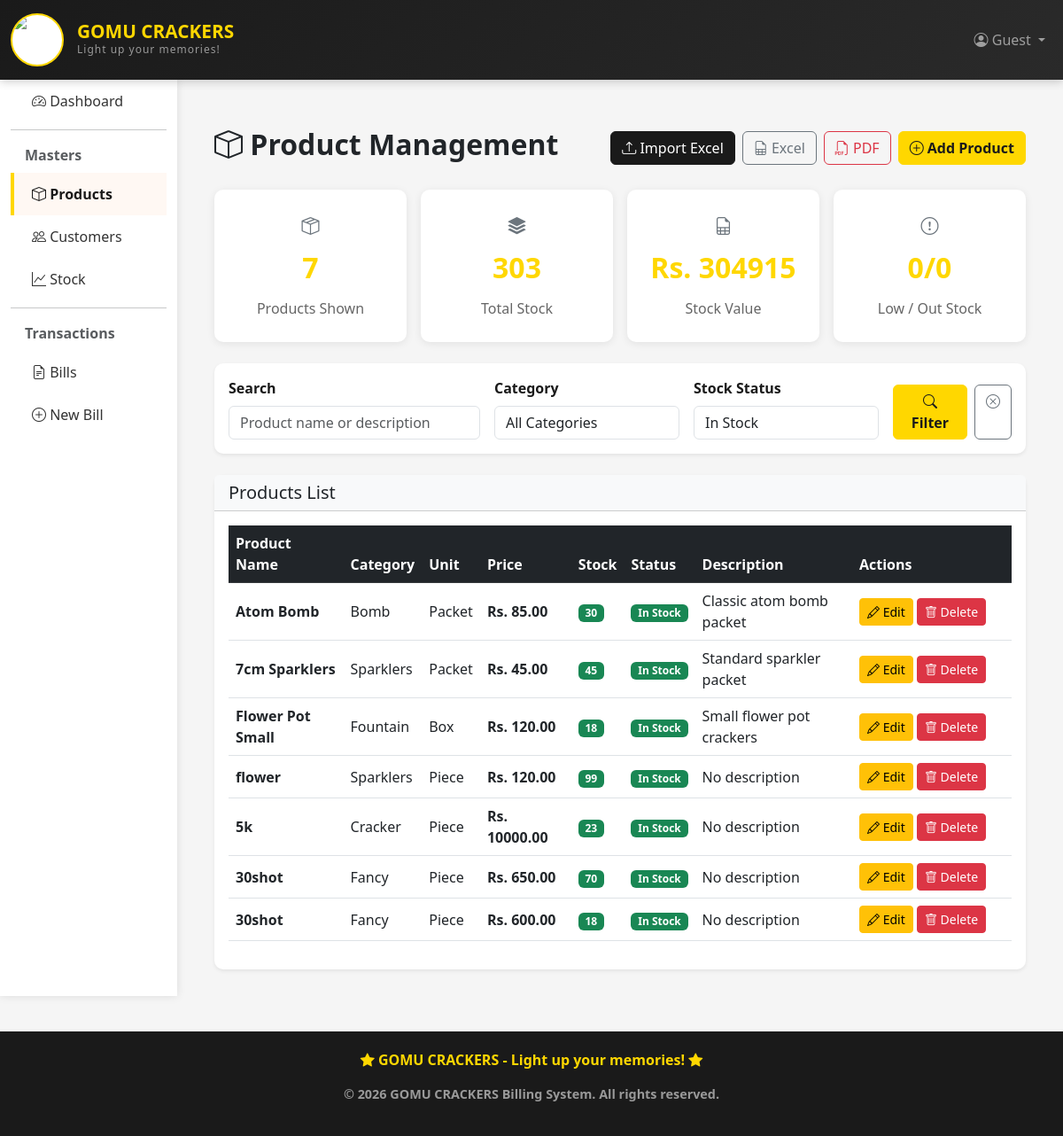
The page /billing/products/?stock=in_stock on the database its author committed.
### billing_app/models.py (models this page shows, shortened)
class Product(models.Model):
    CATEGORY_CHOICES = [
        ('cracker', 'Cracker'),
        ('sparklers', 'Sparklers'),
        ('fancy', 'Fancy'),
        ('bomb', 'Bomb'),
        ('fountain', 'Fountain'),
        ('other', 'Other'),
    ]
    UNIT_CHOICES = [
        ('packet', 'Packet'),
        ('piece', 'Piece'),
        ('box', 'Box'),
        ('case', 'Case'),
    ]
    name = models.CharField(max_length=100)
    category = models.CharField(max_length=20, choices=CATEGORY_CHOICES, default='other')
    unit = models.CharField(max_length=20, choices=UNIT_CHOICES, default='piece', help_text='Unit of measurement')
    price = models.DecimalField(max_digits=10, decimal_places=2)
    quantity = models.IntegerField(default=0)  # Current stock
    description = models.TextField(blank=True, null=True)
    created_at = models.DateTimeField(auto_now_add=True)
    updated_at = models.DateTimeField(auto_now=True)
    class Meta:
        ordering = ['-created_at']

### billing_app/views.py (the view)
# urls.py: path('products/', views.product_list, name='product_list'),
def product_list(request):
    products = Product.objects.all()
    search_query = request.GET.get('q', '').strip()
    category_filter = request.GET.get('category', '').strip()
    stock_filter = request.GET.get('stock', '').strip()
    if search_query:
        products = products.filter(
            models.Q(name__icontains=search_query) |
            models.Q(description__icontains=search_query)
        )
    if category_filter:
        products = products.filter(category=category_filter)
    if stock_filter == 'in_stock':
        products = products.filter(quantity__gt=10)
    elif stock_filter == 'low_stock':
        products = products.filter(quantity__gt=0, quantity__lte=10)
    elif stock_filter == 'out_of_stock':
        products = products.filter(quantity__lte=0)
    elif stock_filter == 'attention':
        products = products.filter(quantity__lte=10)
    product_count = products.count()
    total_quantity = products.aggregate(total=models.Sum('quantity'))['total'] or 0
    stock_value = sum(product.price * product.quantity for product in products)
    low_stock_count = products.filter(quantity__gt=0, quantity__lte=10).count()
    out_of_stock_count = products.filter(quantity__lte=0).count()
    context = {
        'products': products,
        'category_choices': Product.CATEGORY_CHOICES,
        'search_query': search_query,
        'category_filter': category_filter,
        'stock_filter': stock_filter,
        'product_count': product_count,
        'total_quantity': total_quantity,
        'stock_value': stock_value,
        'low_stock_count': low_stock_count,
        'out_of_stock_count': out_of_stock_count,
    }
    return render(request, 'billing/product_list.html', context)

### billing_app/templates/billing/product_list.html (shortened to what this page needs)
{% extends 'billing/base.html' %}
{% block content %}
<div class="container mt-4">
    <div class="d-flex justify-content-between align-items-center gap-3 mb-4 flex-wrap">
        <h2 class="fw-bold">
            <i class="bi bi-box"></i> Product Management
        </h2>
        <div class="d-flex gap-2 flex-wrap">
            <a href="{% url 'product_import' %}" class="btn btn-secondary">
                <i class="bi bi-upload"></i> Import Excel
            </a>
            <a href="{% url 'product_export_excel' %}" class="btn btn-outline-secondary">
                <i class="bi bi-file-earmark-spreadsheet"></i> Excel
            </a>
            <a href="{% url 'product_export_pdf' %}" class="btn btn-outline-danger">
                <i class="bi bi-filetype-pdf"></i> PDF
            </a>
            <a href="{% url 'product_create' %}" class="btn btn-primary">
                <i class="bi bi-plus-circle"></i> Add Product
            </a>
        </div>
    </div>
    <div class="row g-3 mb-4">
        <div class="col-md-3">
            <a href="{% url 'product_list' %}" class="stat-card action-stat-card">
                <div class="stat-icon"><i class="bi bi-box-seam"></i></div>
                <div class="stat-value">{{ product_count }}</div>
                <div class="stat-label">Products Shown</div>
            </a>
        </div>
        <div class="col-md-3">
            <a href="{% url 'product_list' %}?stock=in_stock" class="stat-card action-stat-card">
                <div class="stat-icon"><i class="bi bi-stack"></i></div>
                <div class="stat-value">{{ total_quantity }}</div>
                <div class="stat-label">Total Stock</div>
            </a>
        </div>
        <div class="col-md-3">
            <a href="{% url 'product_export_excel' %}" class="stat-card action-stat-card">
                <div class="stat-icon"><i class="bi bi-file-earmark-spreadsheet"></i></div>
                <div class="stat-value">Rs. {{ stock_value|floatformat:0 }}</div>
                <div class="stat-label">Stock Value</div>
            </a>
        </div>
        <div class="col-md-3">
            <a href="{% url 'product_list' %}?stock=attention" class="stat-card action-stat-card">
                <div class="stat-icon"><i class="bi bi-exclamation-circle"></i></div>
                <div class="stat-value">{{ low_stock_count }}/{{ out_of_stock_count }}</div>
                <div class="stat-label">Low / Out Stock</div>
            </a>
        </div>
    </div>
    <div class="card shadow-sm border-0 mb-4">
        <div class="card-body">
            <form method="get" class="row g-3 align-items-end">
                <div class="col-md-4">
                    <label for="productSearch" class="form-label">Search</label>
                    <input type="text" id="productSearch" name="q" class="form-control"
                           value="{{ search_query }}" placeholder="Product name or description">
                </div>
                <div class="col-md-3">
                    <label for="categoryFilter" class="form-label">Category</label>
                    <select id="categoryFilter" name="category" class="form-control">
                        <option value="">All Categories</option>
                    </select>
                </div>
                <div class="col-md-3">
                    <label for="stockFilter" class="form-label">Stock Status</label>
                    <select id="stockFilter" name="stock" class="form-control">
                        <option value="in_stock" {% if stock_filter == 'in_stock' %}selected{% endif %}>In Stock</option>
                    </select>
                </div>
                <div class="col-md-2 d-flex gap-2">
                    <button type="submit" class="btn btn-primary flex-fill">
                        <i class="bi bi-search"></i> Filter
                    </button>
                    <a href="{% url 'product_list' %}" class="btn btn-outline-secondary">
                        <i class="bi bi-x-circle"></i>
                    </a>
                </div>
            </form>
        </div>
    </div>
    <div class="card shadow-sm border-0">
        <div class="card-header bg-light">
            <h5 class="mb-0">Products List</h5>
        </div>
        <div class="card-body">
            {% if products %}
            <div class="table-responsive">
                <table class="table table-hover align-middle">
                    <thead class="table-dark">
                        <tr>
                            <th>Product Name</th>
                            <th>Category</th>
                            <th>Unit</th>
                            <th>Price</th>
                            <th>Stock</th>
                            <th>Status</th>
                            <th>Description</th>
                            <th width="180">Actions</th>
                        </tr>
                    </thead>
                    <tbody>
                        {% for product in products %}
                        <tr>
                            <td><strong>{{ product.name }}</strong></td>
                            <td>{{ product.get_category_display }}</td>
                            <td>{{ product.get_unit_display }}</td>
                            <td><strong>Rs. {{ product.price|floatformat:2 }}</strong></td>
                            <td>
                                {% if product.quantity > 10 %}
                                    <span class="badge bg-success">{{ product.quantity }}</span>
                                {% elif product.quantity > 0 %}
                                    <span class="badge bg-warning text-dark">{{ product.quantity }}</span>
                                {% else %}
                                    <span class="badge bg-danger">Out of Stock</span>
                                {% endif %}
                            </td>
                            <td>
                                {% if product.quantity > 0 %}
                                    <span class="badge bg-success">In Stock</span>
                                {% else %}
                                    <span class="badge bg-secondary">Needs Stock</span>
                                {% endif %}
                            </td>
                            <td>{{ product.description|default:"No description"|truncatewords:10 }}</td>
                            <td>
                                <a href="{% url 'product_update' product.id %}" class="btn btn-sm btn-warning">
                                    <i class="bi bi-pencil"></i> Edit
                                </a>
                                <a href="{% url 'product_delete' product.id %}" class="btn btn-sm btn-danger">
                                    <i class="bi bi-trash"></i> Delete
                                </a>
                            </td>
                        </tr>
                        {% endfor %}
                    </tbody>
                </table>
            </div>
            {% endif %}
        </div>
    </div>
</div>
{% endblock %}

### billing_app/templates/billing/base.html (style rules this page uses)
:root { --primary-color: #FFD700; --secondary-color: #1a1a1a; --light-color: #FFF8F3; --dark-color: #1a1a1a; }
body { background-color: #f5f5f5; font-family: 'Segoe UI', Tahoma, Geneva, Verdana, sans-serif; }
.card { border: none; border-radius: 10px; box-shadow: 0 2px 10px rgba(0,0,0,0.08); transition: transform 0.3s ease; }
.btn-primary { background-color: var(--primary-color); border-color: var(--primary-color); color: var(--secondary-color); font-weight: 600; }
.btn-secondary { background-color: var(--secondary-color); border-color: var(--secondary-color); color: white; }
.stat-card { background: white; border-radius: 10px; padding: 25px; text-align: center; box-shadow: 0 2px 10px rgba(0,0,0,0.08); border-left: 4px solid var(--primary-color); }
.stat-card .stat-value { font-size: 2rem; font-weight: 700; color: var(--primary-color); }
.stat-card .stat-label { color: #666; margin-top: 10px; }
.form-label { font-weight: 600; color: var(--secondary-color); }

### billing_app/templates/billing/product_list.html (style rules this page uses)
.action-stat-card { display: block; min-height: 166px; color: inherit; text-decoration: none; cursor: pointer; border: 1px solid transparent; }
.action-stat-card .stat-icon { color: #6c757d; font-size: 1.25rem; margin-bottom: 8px; }

### rows shown on the page
Product: name "Atom Bomb", category "Bomb", unit "Packet", price "85.00", quantity "30", shows "In Stock", description "Classic atom bomb packet"
Product: name "7cm Sparklers", category "Sparklers", unit "Packet", price "45.00", quantity "45", shows "In Stock", description "Standard sparkler packet"
Product: name "Flower Pot Small", category "Fountain", unit "Box", price "120.00", quantity "18", shows "In Stock", description "Small flower pot crackers"
Product: name "flower", category "Sparklers", unit "Piece", price "120.00", quantity "99", shows "In Stock", description "No description"
Product: name "5k", category "Cracker", unit "Piece", price "10000.00", quantity "23", shows "In Stock", description "No description"
Product: name "30shot", category "Fancy", unit "Piece", price "650.00", quantity "70", shows "In Stock", description "No description"
Product: name "30shot", category "Fancy", unit "Piece", price "600.00", quantity "18", shows "In Stock", description "No description"

### other values the page prints
{{ product_count }} "7"
{{ total_quantity }} "303"
{{ stock_value|floatformat:0 }} "304915"
{{ low_stock_count }} "0"
{{ out_of_stock_count }} "0"
